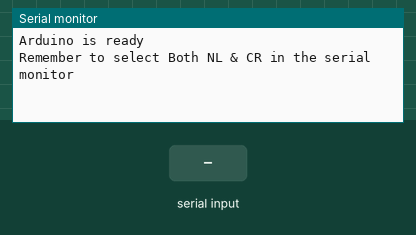
This sketch was run on a simulated Arduino Uno, built with avr-gcc and run on an emulated ATmega328P. Shown: the last lines printed to the serial monitor. The inputs (shaded band) are chosen by the test bench.

Above: at 1.2 s.
1.3 s: "1" received over the second serial link
At 2.5 s:
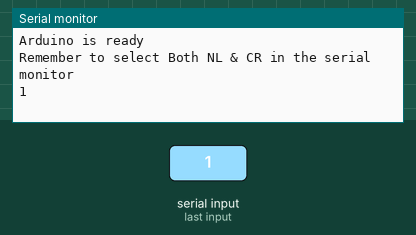
2.8 s: "0" received over the second serial link
At 3.8 s:
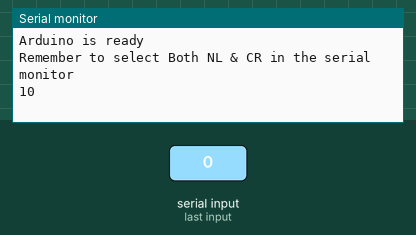

Measured:
- after the input at 1.3 s, the serial monitor: prints a new line at once (image 1)
- after the input at 2.8 s, the serial monitor: prints a new line at once (image 2)

The sketch:

BluetoothTest.ino
```cpp
#include <SoftwareSerial.h>
SoftwareSerial BTserial(2, 3); // RX | TX
// Connect the HC-05 TX to Arduino pin 2 RX.
// Connect the HC-05 RX to Arduino pin 3 TX through a voltage divider.
// - AT Mode缺省速率为38400，需要先按住HC05的Reset同时启动Arduino，使HC05进入AT模式，已进行速率设置，AT+UART=38400,0,0
// - 正常Mode缺省速率为9600，需要改为38400

char c = ' ';

void setup()
{
    Serial.begin(38400);
    Serial.println("Arduino is ready");
    Serial.println("Remember to select Both NL & CR in the serial monitor");

    // HC-05 default serial speed for AT mode is 38400
    BTserial.begin(38400);
}

void loop()
{

#if 1
    // Keep reading from HC-05 and send to Arduino Serial Monitor
    if (BTserial.available())
    {
        c = BTserial.read();
        Serial.write(c);
    }

    // Keep reading from Arduino Serial Monitor and send to HC-05
    if (Serial.available())
    {
        c =  Serial.read();
        BTserial.write(c);
    }
#else

    Serial.println("serial");
    BTserial.println("BTserial");
#endif
}
```
